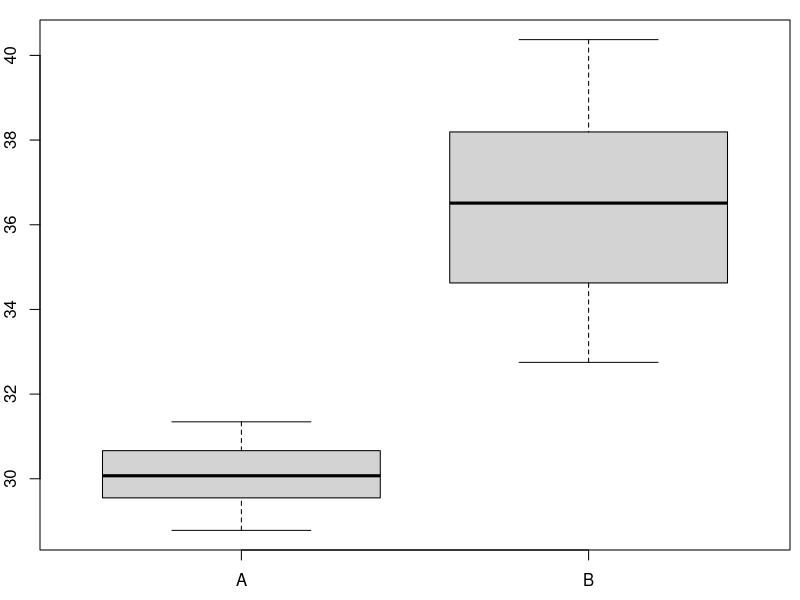

Generate this figure with R: (Note: this script raises an error after producing the figure.)
## ---- chunk 1
## convenience functions
SK <- function(x) diff(diff(fivenum(x)[2:4]))/diff(fivenum(x)[c(2, 4)])
trob <- function(a, b)
  (median(a) - median(b))/sqrt(var(a)/length(a) + var(b)/length(b))

## DATA GENERATION
## dgp for one sample
dgp <- function(location = 0, scale = 1, skewed = FALSE, outlier = NULL,
  n = 10, amount = 0.1)
{
  ## basic intervals from which equal amounts of observations are drawn
  qq <- if (skewed) c(0, 2, 2.2, 6, 10) else c(0, 3, 5, 7, 10)
  sim <- function(x) {
    rval <- NULL
    for(i in 1:(length(x)-1)) rval <- c(rval, runif(n, min = x[i], max = x[i+1]))
    rval <- jitter(rval, amount = amount)
    rval <- rval/4
    rval
  }
  ## draw under restrictions about IQR and SK
  rval <- sim(qq)
  if (skewed) {
    while(IQR(rval) > 1.15 | IQR(rval) < 0.85 | abs(SK(rval)) < 0.7) rval <- sim(qq)
  } else {
    while(IQR(rval) > 1.15 | IQR(rval) < 0.85 |abs(SK(rval)) > 0.15) rval <- sim(qq)
  }

  ## raw values (location = 0, scale = 1)
  rval <- rval - ifelse(skewed, 0.55, 1.25)

  ## add outliers
  rval <- c(rval, outlier)
  
  ## scale and shift
  rval <- rval * scale + location

  return(rval)
}

## generate random parameters for dgp()
scale <- sample(c(1, sample(c(1, 3), 1))) * runif(1, min = 0.5, max = 10) * sample(c(-1, 1), 1)
location <- sample(c(0, sample(c(0, 2), 1))) * scale + runif(1, min = -50, max = 50)
skewed <- if (runif(1) < 2/3) c(FALSE, FALSE) else sample(c(TRUE, sample(c(TRUE, FALSE), 1)))
if (runif(1) < 2/3) {
  outlier <- list(NULL, NULL)
} else {
  if (any(skewed)) {
    outlier <- if (skewed[1]) -sign(scale[1]) * runif(sample(1:2, 1), min = 3, max = 4) else NULL
    outlier <- c(list(outlier), if (skewed[2])
      list(-sign(scale[1]) * runif(sample((0:1 + !skewed[1]), 1), min = 3, max = 4)) else list(NULL))
  } else {
    outlier <- runif(sample(1:3, 1), min = 3, max = 4)
    outlier <- outlier * sample(c(-1, 1), length(outlier), replace = TRUE)
    id <- sample(1:length(outlier), sample(1:length(outlier), 1))
    outlier1 <- outlier[id]
    outlier2 <- outlier[-id]
    outlier <- list(if(length(outlier1) > 0) outlier1 else NULL,
      if (length(outlier2) > 0) outlier2 else NULL)
  }
}

## call dgp under certain constrains
A <- dgp(location = location[1], scale = scale[1], skewed = skewed[1], outlier = outlier[[1]],
  n = sample(8:12, 1))
B <- dgp(location = location[2], scale = scale[2], skewed = skewed[2], outlier = outlier[[2]],
  n = sample(8:12, 1))
while((length(unique(location)) < 2 & abs(trob(A, B)) > 0.4) | (abs(SK(A)) > 0.15 & abs(SK(A)) < 0.7) | (abs(SK(B)) > 0.15 & abs(SK(B)) < 0.7)) {
  A <- dgp(location = location[1], scale = scale[1], skewed = skewed[1], outlier = outlier[[1]],
    n = sample(8:12, 1))
  B <- dgp(location = location[2], scale = scale[2], skewed = skewed[2], outlier = outlier[[2]],
    n = sample(8:12, 1))
}
SK_A <- ifelse(abs(SK(A)) < 0.2, "simétrica", ifelse(SK(A) >= 0.2, "asimétrica a la derecha", "asimétrica a la izquierda"))
SK_B <- ifelse(abs(SK(B)) < 0.2, "simétrica", ifelse(SK(B) >= 0.2, "asimétrica a la derecha", "asimétrica a la izquierda"))

## QUESTION/ANSWER GENERATION
questions <- character(5)
solutions <- logical(5)
explanations <- character(5)
texto <- vector("list", 5)
opcioncorrecta <- logical(5)

## Determino cual va a ser la opción correcta
opcioncorrecta[sample(1:5, 1)] <- TRUE

## Convertimos las preguntas en schoice
texto[[c(1,1)]] <- "La ubicación de ambas distribuciones es aproximadamente la misma"
texto[[c(1,2)]] <- "La ubicación de ambas distribuciones es notablemente diferente"

# solutions[1] <- abs(trob(A, B)) < 0.5

questions[1] <- if(opcioncorrecta[1]){
    ifelse(abs(trob(A, B)) < 0.5, texto[[c(1,1)]], texto[[c(1,2)]])
} else {
        ifelse(!(abs(trob(A, B)) < 0.5), texto[[c(1,1)]], texto[[c(1,2)]])
}

solutions[1] <- opcioncorrecta[1]
# explanations[1] <- if (solutions[1]) "Ambas distribuciones tienen una ubicación similar" else
#   paste("La distribución ", c("A", "B")[(median(A) < median(B)) + 1],
#     " tiene en promedio, valores mayores que la distribución ",
#     c("A", "B")[(median(A) >= median(B)) + 1], ".", sep = "")


texto[[c(2,1)]] <- "Ninguna distribución contiene valores extremos"
texto[[c(2,2)]] <- "Al menos una de las distribuciones contiene valores extremos"

outlier <- length(unlist(outlier)) > 0
questions[2] <- if(opcioncorrecta[2]){
    ifelse(!outlier, texto[[c(2,1)]], texto[[c(2,2)]])
} else {
        ifelse(outlier, texto[[c(2,1)]], texto[[c(2,2)]])
}
# questions[2] <- "Ninguna distribución contiene valores extremos"

solutions[2] <- opcioncorrecta[2]

# solutions[2] <- !outlier
# explanations[2] <- if (solutions[2])
#   "Ninguna de las dos distribuciones contiene observaciones que se desvíen más de 1,5 veces el rango intercuartílico de la caja." else "Hay observaciones que se desvían más de 1,5 veces el rango intercuartílica de la mediana."

texto[[c(3,1)]] <- "La dispersión en la muestra A es claramente mayor que en la muestra B."
texto[[c(3,2)]] <- "La dispersión en la muestra A es menor o igual que en la muestra B."

# questions[3] <- "La dispersión en la muestra A es claramente mayor que en la muestra B."
questions[3] <- if(opcioncorrecta[3]){
    ifelse(IQR(A)/IQR(B) > 1.5, texto[[c(3,1)]], texto[[c(3,2)]])
} else {
        ifelse(!(IQR(A)/IQR(B) > 1.5), texto[[c(3,1)]], texto[[c(3,2)]])
}
# solutions[3] <- IQR(A)/IQR(B) > 1.5
solutions[3] <- opcioncorrecta[3]

# explanations[3] <- paste("El rango intercuartílico en la muestra A ", ifelse(solutions[3], "", "no"), "es claramente mayor que en B.")

texto[[c(4,1)]] <- "La simetría de ambas muestras es similar."
texto[[c(4,2)]] <- "La simetría de ambas muestras es diferente."

# questions[4] <- "La simetría de ambas muestras es similar."

questions[4] <- if(opcioncorrecta[4]){
    ifelse(SK_A == SK_B, texto[[c(4,1)]], texto[[c(4,2)]])
} else {
        ifelse(!(SK_A == SK_B), texto[[c(4,1)]], texto[[c(4,2)]])
}

# solutions[4] <- SK_A == SK_B
solutions[4] <- opcioncorrecta[4]

# explanations[4] <- if (solutions[4]) paste("La simetría de ambas distribuciones es similar. Ambas son ",
#     ifelse(abs(SK(A)) < 0.2, "aproximadamente simétricas.", ifelse(SK(A) >= 0.2, "asimétricas a la derecha.", "asimétricas a la izquierda."))) else
#     paste("La simetría de ambas distribuciones es diferente. La muestra A es ",
#     ifelse(abs(SK(A)) < 0.2, "aproximadamente simétrica.", ifelse(SK(A) >= 0.2, "asimétrica a la derecha.", "asimétrica a la izquierda.")),
#     "La muestra B es", ifelse(abs(SK(B)) < 0.2, "Aproximadamente simétrica.", ifelse(SK(B) >= 0.2, "asimétrica a la derecha", "asimétrica a la izquierda.")))

i <- sample(1:2, 1)
j <- sample(1:3, 1)

texto[[c(5,1)]] <- paste("La distribución ", c("A", "B")[i], " es ", 
                      c("aproximadamente simétrica", "asimétrica a la derecha", "asimétrica a la izquierda")[j], ".", sep = "")
texto[[c(5,2)]] <- paste("La distribución ", c("A", "B")[i], " es ", 
                      c("asimétrica a la derecha", "asimétrica a la izquierda", "aproximadamente simétrica")[j], ".", sep = "")

SK_i <- SK(list(A, B)[[i]])
questions[5] <- if(opcioncorrecta[5]){
    ifelse(switch(j, abs(SK_i) < 0.2,
                       SK_i >= 0.2,
                       SK_i <= -0.2), texto[[c(5,1)]], texto[[c(5,2)]])
} else {
        ifelse(!switch(j, abs(SK_i) < 0.2,
                       SK_i >= 0.2,
                       SK_i <= -0.2), texto[[c(5,1)]], texto[[c(5,2)]])
}

# questions[5] <- paste("La distribución ", c("A", "B")[i], " es ", 
#                       c("aproximadamente simétrica", "asimétrica a la derecha", "asimétrica a la izquierda")[j], ".", sep = "")



solutions[5] <- opcioncorrecta[5]

# solutions[5] <- switch(j, abs(SK_i) < 0.2,
#                        SK_i >= 0.2,
#                        SK_i <= -0.2)
# explanations[5] <- paste("La distribución ", c("A", "B")[i], " es ",
#                          ifelse(abs(SK_i) < 0.2, "aproximadamente simétrica.", 
#                                 ifelse(SK_i >= 0.2, "asimétrica a la derecha.", "asimétrica a la izquierda.")))
## ---- chunk 2
par(mar = c(2.5, 2, 1, 0.5))
dat <- data.frame(y = c(A, B), x = factor(rep(c("A", "B"), c(length(A), length(B)))))
boxplot(y ~ x, data = dat, xlab = "", ylab = "")
## ---- chunk 3
answerlist(questions, markup = "markdown")
## ---- chunk 4
answerlist(opcioncorrecta, markup = "markdown")
